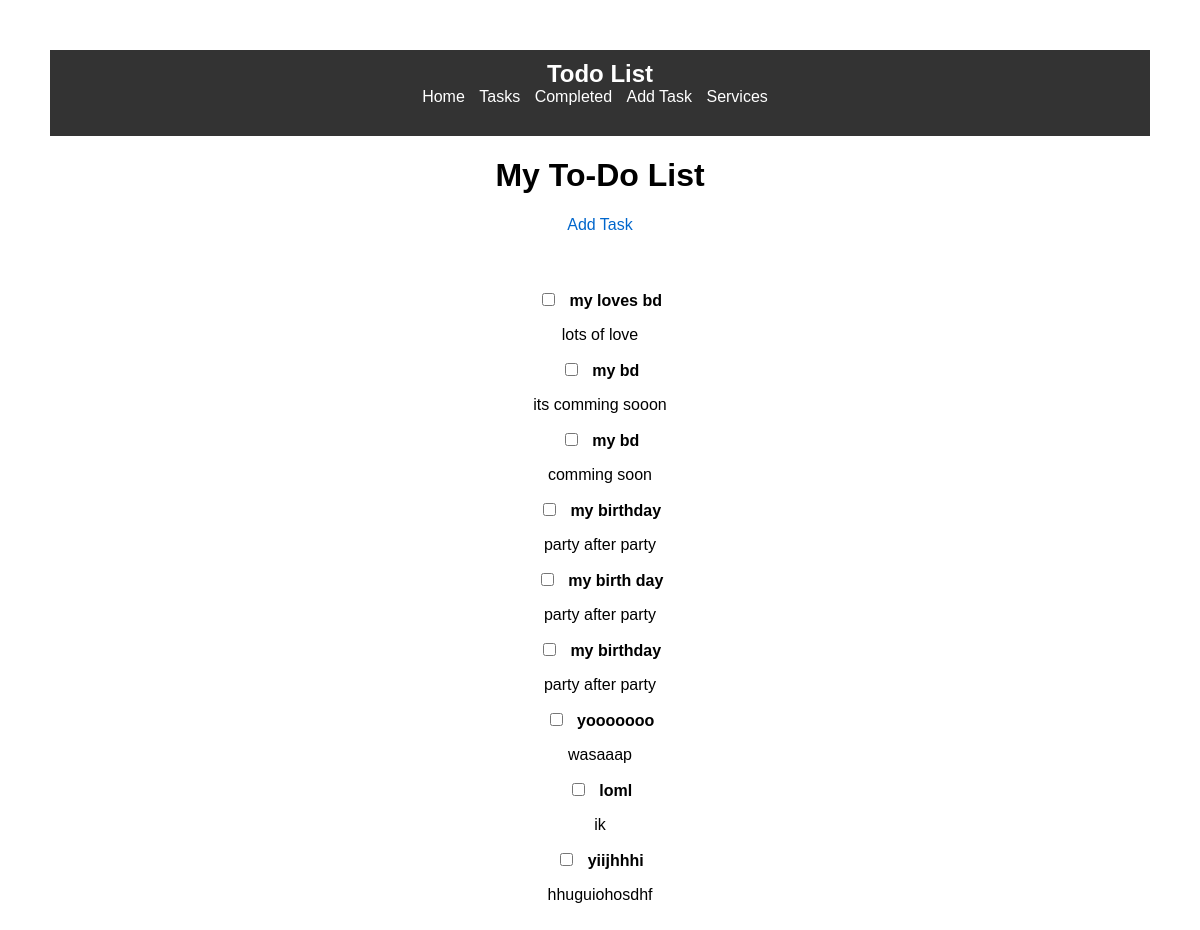
The app's page /tasklist/, older data.
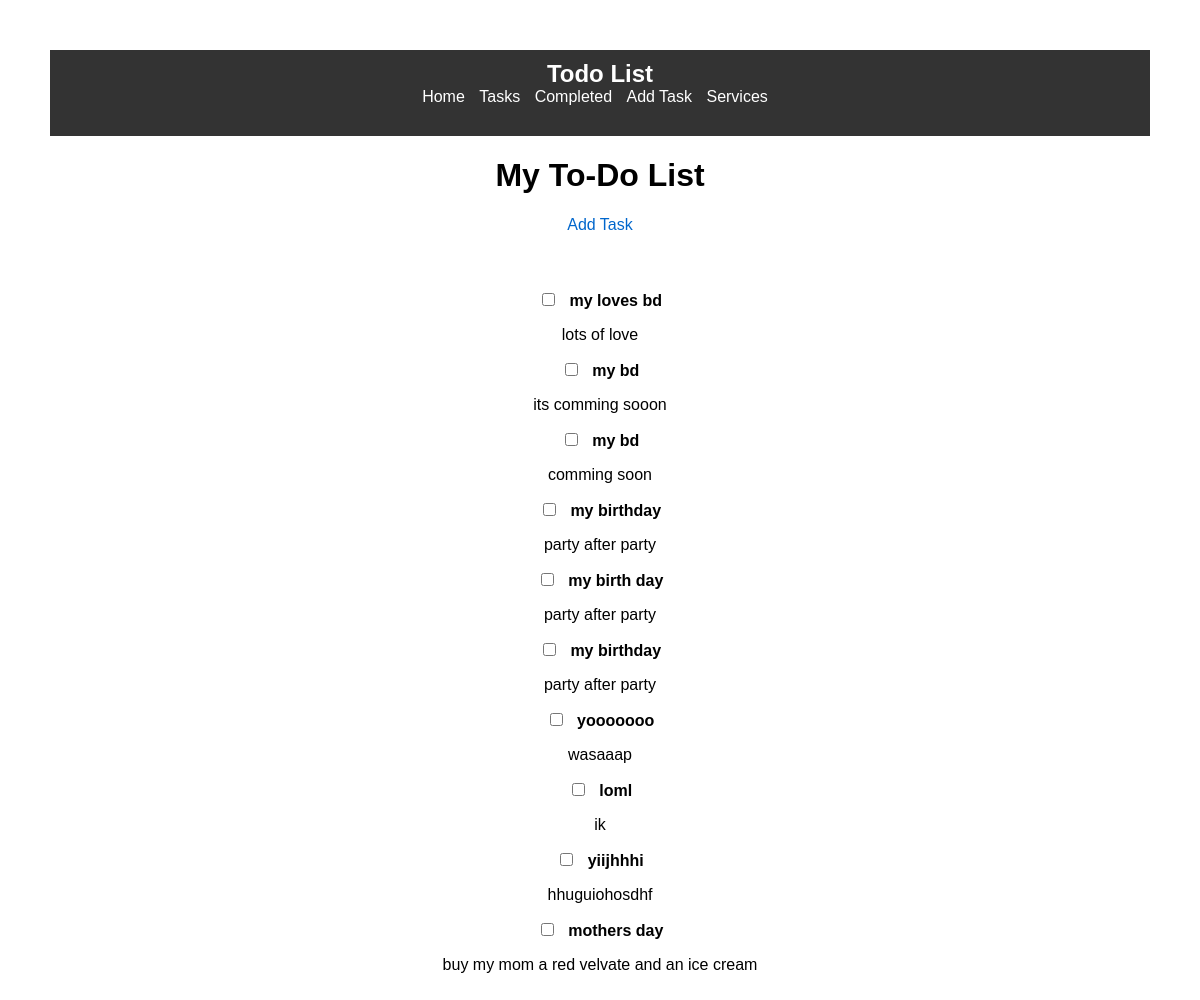
The same page, newer data.
### tasks/models.py (models this page shows, shortened)
class Task(models.Model):
    title = models.CharField(max_length=200)
    description = models.TextField()
    completed = models.BooleanField(default=False)

### tasks/views.py (the view)
# urls.py: path('tasklist/', views.tasklist, name='tasklist'),
def tasklist(request):
    tasks = Task.objects.all()
    return render(request, 'tasklist.html', {'tasks': tasks})

### tasks/templates/tasklist.html
{% extends 'base.html' %}
{% block content %}
{% load static %}
    <h1>My To-Do List </h1>
    <link rel="stylesheet" href="{% static 'tasks.css' %}">
    <a href="{% url 'tasks:add_task' %}">Add Task</a>
    <ul>
        {% for task in tasks %}
            <li>
                <input type="checkbox" {% if task.completed %}checked{% endif %}>
                <strong>{{ task.title }}</strong>
                <p>{{ task.description }}</p>
            </li>
        {% empty %}
            <li>No tasks yet.</li>
        {% endfor %}
    </ul>
{% endblock %}

### tasks/templates/base.html (shortened to what this page needs)
{% load static %}
<!doctype html>
<html lang="en">
  <head>
    <link rel="stylesheet" type="text/css" href="{%  static 'base.css' %}">
  </head>
  <body>
      <nav>
        <h1>Todo List</h1>
        <ul>
          <li><a href="{% url 'home' %}">Home</a></li>
          <li><a href="{% url 'tasks:tasklist' %}">Tasks</a></li>
          <li><a href="#">Completed</a></li>
          <li><a href="{% url 'home' %}">Add Task</a></li>
          <li class="dropdown">
            <a href="#">Services</a>
          </li>
        </ul>
      </nav>
      {% block content %}{% endblock %}
  </body>
</html>

### static/base.css (style rules this page uses)
body { margin: 0; padding: 0; }
nav { background-color: #333; color: #fff; padding: 10px; }
nav h1 { margin: 0; padding: 0; font-size: 24px; }
nav ul { list-style-type: none; padding: 0; margin: 0; }
nav ul li { display: inline-block; margin-right: 10px; }
nav ul li a { color: #fff; text-decoration: none; }

### static/tasks.css (style rules this page uses)
body { font-family: Arial, sans-serif; margin: 30px; padding: 20px; text-align: center; }
h1 { text-align: center; }
ul { list-style-type: none; padding: 30px; text-align: center; }
li { margin-bottom: 10px; text-align: center; }
input[type="checkbox"] { margin-right: 10px; }
strong { font-weight: bold; }
a { display: inline-block; margin-bottom: 10px; color: #0066cc; text-decoration: none; }

Row changes from the older to the newer data that the page shows:
added Task: title "mothers day", description "buy my mom a red velvate and an ice cream"
